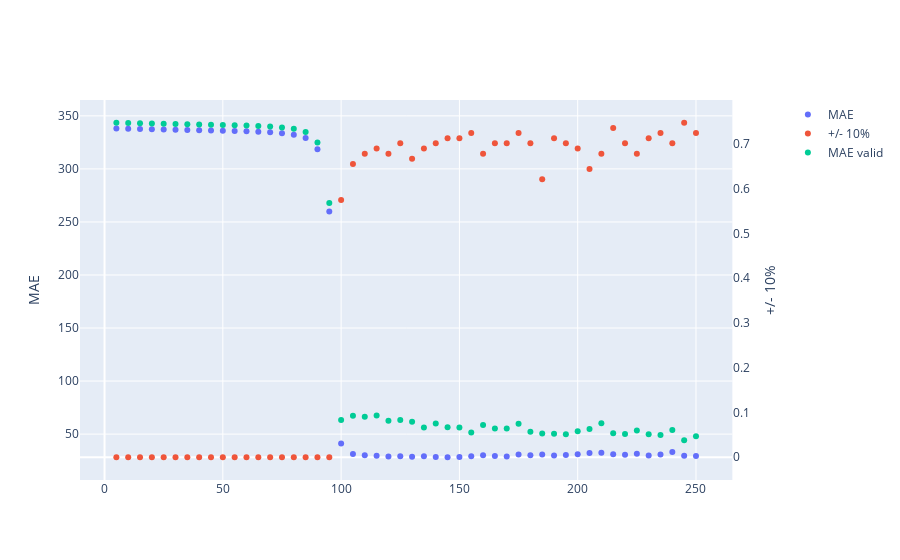

The cell this chart's notebook holds for it:
### Code cell
import plotly.graph_objects as go
from plotly.subplots import make_subplots


fig = make_subplots(specs=[[{"secondary_y": True}]])
fig.add_trace(go.Scatter(x=mae_plot['epochs'], y=mae_plot['MAE'],
                    mode='markers',
                    name='MAE'),secondary_y = False)
fig.add_trace(go.Scatter(x=mae_plot['epochs'], y=mae_plot['+/- 10%'],
                    mode='markers',
                    name='+/- 10%'),secondary_y = True)

fig.add_trace(go.Scatter(x=mae_plot['epochs'], y=mae_plot['MAE valid'],
                    mode='markers',
                    name='MAE valid'),secondary_y = False)

fig.update_yaxes(title_text="MAE", secondary_y=False)
fig.update_yaxes(title_text="+/- 10%", secondary_y=True)
fig['layout']['yaxis2']['showgrid'] = False

fig.show()

### Figure 1 — Plotly figure (JSON) as saved in the notebook; plotly's stock layout.template omitted (floating-point values rounded to 4 significant figures)
{"data": [{"mode": "markers", "name": "MAE", "type": "scatter", "x": [5, 10, 15, 20, 25, 30, 35, 40, 45, 50, 55, 60, 65, 70, 75, 80, 85, 90, 95, 100, 105, 110, 115, 120, 125, 130, 135, 140, 145, 150, 155, 160, 165, 170, 175, 180, 185, 190, 195, 200, 205, 210, 215, 220, 225, 230, 235, 240, 245, 250], "xaxis": "x", "y": [338.1, 337.8, 337.6, 337.4, 337.2, 337.0, 336.7, 336.5, 336.3, 336.0, 335.7, 335.4, 335.0, 334.4, 333.6, 332.2, 329.1, 318.5, 259.8, 41.07, 31.31, 30.08, 29.5, 28.9, 29.11, 28.55, 29.23, 28.37, 28.19, 28.44, 29.03, 30.14, 29.45, 28.78, 30.72, 29.97, 30.67, 29.94, 30.33, 30.96, 32.18, 32.42, 30.99, 30.47, 31.42, 29.89, 30.82, 33.2, 29.7, 29.3], "yaxis": "y"}, {"mode": "markers", "name": "+/- 10%", "type": "scatter", "x": [5, 10, 15, 20, 25, 30, 35, 40, 45, 50, 55, 60, 65, 70, 75, 80, 85, 90, 95, 100, 105, 110, 115, 120, 125, 130, 135, 140, 145, 150, 155, 160, 165, 170, 175, 180, 185, 190, 195, 200, 205, 210, 215, 220, 225, 230, 235, 240, 245, 250], "xaxis": "x", "y": [0, 0, 0, 0, 0, 0, 0, 0, 0, 0, 0, 0, 0, 0, 0, 0, 0, 0, 0, 0.5747, 0.6552, 0.6782, 0.6897, 0.6782, 0.7011, 0.6667, 0.6897, 0.7011, 0.7126, 0.7126, 0.7241, 0.6782, 0.7011, 0.7011, 0.7241, 0.7011, 0.6207, 0.7126, 0.7011, 0.6897, 0.6437, 0.6782, 0.7356, 0.7011, 0.6782, 0.7126, 0.7241, 0.7011, 0.7471, 0.7241], "yaxis": "y2"}, {"mode": "markers", "name": "MAE valid", "type": "scatter", "x": [5, 10, 15, 20, 25, 30, 35, 40, 45, 50, 55, 60, 65, 70, 75, 80, 85, 90, 95, 100, 105, 110, 115, 120, 125, 130, 135, 140, 145, 150, 155, 160, 165, 170, 175, 180, 185, 190, 195, 200, 205, 210, 215, 220, 225, 230, 235, 240, 245, 250], "xaxis": "x", "y": [343.5, 343.3, 343.1, 342.9, 342.6, 342.4, 342.2, 342.0, 341.7, 341.5, 341.2, 340.8, 340.4, 339.9, 339.1, 337.8, 334.8, 324.8, 267.9, 63.23, 67.39, 66.27, 67.44, 62.65, 63.39, 61.61, 56.14, 59.93, 56.43, 56.27, 51.48, 58.63, 55.37, 55.26, 59.82, 52.3, 50.49, 50.44, 49.91, 52.77, 54.74, 60.22, 50.72, 49.99, 53.3, 49.8, 49.27, 53.97, 44.21, 47.9], "yaxis": "y"}], "layout": {"xaxis": {"anchor": "y", "domain": [0, 0.94]}, "yaxis": {"anchor": "x", "domain": [0, 1], "title": {"text": "MAE"}}, "yaxis2": {"anchor": "x", "overlaying": "y", "showgrid": false, "side": "right", "title": {"text": "+/- 10%"}}}}
